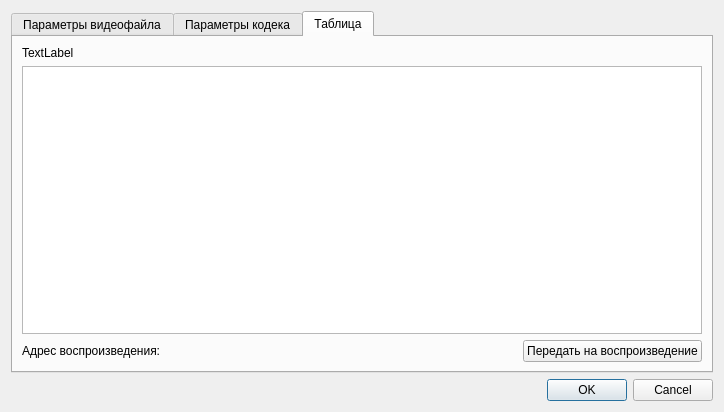
<?xml version="1.0" encoding="UTF-8"?>
<ui version="4.0">
 <class>Param</class>
 <widget class="QDialog" name="Param">
  <property name="geometry">
   <rect>
    <x>0</x>
    <y>0</y>
    <width>724</width>
    <height>412</height>
   </rect>
  </property>
  <property name="windowTitle">
   <string>Настройки видеообъекта</string>
  </property>
  <layout class="QGridLayout" name="gridLayout">
   <item row="0" column="0">
    <layout class="QVBoxLayout" name="verticalLayout">
     <item>
      <widget class="QTabWidget" name="tabWidget">
       <property name="currentIndex">
        <number>2</number>
       </property>
       <widget class="QWidget" name="tab">
        <attribute name="title">
         <string>Параметры видеофайла</string>
        </attribute>
        <widget class="QGroupBox" name="groupMedia">
         <property name="geometry">
          <rect>
           <x>10</x>
           <y>30</y>
           <width>571</width>
           <height>211</height>
          </rect>
         </property>
         <property name="title">
          <string>Media</string>
         </property>
         <widget class="QLabel" name="labelName">
          <property name="geometry">
           <rect>
            <x>20</x>
            <y>40</y>
            <width>141</width>
            <height>21</height>
           </rect>
          </property>
          <property name="text">
           <string>Адрес потока видео URL:</string>
          </property>
         </widget>
         <widget class="QLineEdit" name="editName">
          <property name="geometry">
           <rect>
            <x>100</x>
            <y>90</y>
            <width>351</width>
            <height>20</height>
           </rect>
          </property>
          <property name="text">
           <string>test</string>
          </property>
         </widget>
         <widget class="QLineEdit" name="editPath">
          <property name="geometry">
           <rect>
            <x>170</x>
            <y>150</y>
            <width>241</width>
            <height>20</height>
           </rect>
          </property>
         </widget>
         <widget class="QLineEdit" name="editUrl">
          <property name="geometry">
           <rect>
            <x>170</x>
            <y>40</y>
            <width>279</width>
            <height>20</height>
           </rect>
          </property>
          <property name="text">
           <string>rtsp://172.254.128.16:8554/1</string>
          </property>
         </widget>
         <widget class="QLabel" name="labelPath">
          <property name="geometry">
           <rect>
            <x>20</x>
            <y>90</y>
            <width>71</width>
            <height>21</height>
           </rect>
          </property>
          <property name="text">
           <string>Имя файла:</string>
          </property>
         </widget>
         <widget class="QLabel" name="labelUrl">
          <property name="geometry">
           <rect>
            <x>20</x>
            <y>150</y>
            <width>141</width>
            <height>21</height>
           </rect>
          </property>
          <property name="text">
           <string>Путь сохраняемого файла:</string>
          </property>
         </widget>
         <widget class="QToolButton" name="buttonBrowse">
          <property name="geometry">
           <rect>
            <x>420</x>
            <y>150</y>
            <width>25</width>
            <height>19</height>
           </rect>
          </property>
          <property name="text">
           <string>...</string>
          </property>
         </widget>
        </widget>
       </widget>
       <widget class="QWidget" name="tab_2">
        <attribute name="title">
         <string>Параметры кодека</string>
        </attribute>
        <widget class="QGroupBox" name="groupSettings">
         <property name="geometry">
          <rect>
           <x>10</x>
           <y>30</y>
           <width>571</width>
           <height>201</height>
          </rect>
         </property>
         <property name="title">
          <string>Параметры</string>
         </property>
         <widget class="QLabel" name="labelMux">
          <property name="geometry">
           <rect>
            <x>30</x>
            <y>40</y>
            <width>59</width>
            <height>21</height>
           </rect>
          </property>
          <property name="text">
           <string>Mux</string>
          </property>
         </widget>
         <widget class="QLabel" name="labelVideo">
          <property name="geometry">
           <rect>
            <x>30</x>
            <y>90</y>
            <width>71</width>
            <height>21</height>
           </rect>
          </property>
          <property name="text">
           <string>Video codec</string>
          </property>
         </widget>
         <widget class="QComboBox" name="comboVideo">
          <property name="geometry">
           <rect>
            <x>188</x>
            <y>100</y>
            <width>171</width>
            <height>22</height>
           </rect>
          </property>
         </widget>
         <widget class="QComboBox" name="comboMux">
          <property name="geometry">
           <rect>
            <x>188</x>
            <y>50</y>
            <width>171</width>
            <height>22</height>
           </rect>
          </property>
         </widget>
         <widget class="QComboBox" name="comboAudio">
          <property name="geometry">
           <rect>
            <x>188</x>
            <y>150</y>
            <width>171</width>
            <height>22</height>
           </rect>
          </property>
         </widget>
         <widget class="QLabel" name="labelAudio">
          <property name="geometry">
           <rect>
            <x>30</x>
            <y>150</y>
            <width>59</width>
            <height>21</height>
           </rect>
          </property>
          <property name="text">
           <string>Audiocodec</string>
          </property>
         </widget>
        </widget>
       </widget>
       <widget class="QWidget" name="tab_3">
        <attribute name="title">
         <string>Таблица</string>
        </attribute>
        <layout class="QGridLayout" name="gridLayout_3">
         <item row="0" column="0">
          <layout class="QGridLayout" name="gridLayout_2">
           <item row="2" column="0">
            <widget class="QTableView" name="tableView"/>
           </item>
           <item row="3" column="0">
            <layout class="QHBoxLayout" name="horizontalLayout">
             <item>
              <widget class="QLabel" name="label_2">
               <property name="minimumSize">
                <size>
                 <width>100</width>
                 <height>0</height>
                </size>
               </property>
               <property name="maximumSize">
                <size>
                 <width>200</width>
                 <height>16777215</height>
                </size>
               </property>
               <property name="text">
                <string>Адрес воспроизведения:</string>
               </property>
              </widget>
             </item>
             <item>
              <widget class="QLabel" name="url">
               <property name="minimumSize">
                <size>
                 <width>300</width>
                 <height>0</height>
                </size>
               </property>
               <property name="maximumSize">
                <size>
                 <width>400</width>
                 <height>16777215</height>
                </size>
               </property>
               <property name="text">
                <string>&lt;null&gt;</string>
               </property>
              </widget>
             </item>
             <item>
              <spacer name="horizontalSpacer">
               <property name="orientation">
                <enum>Qt::Horizontal</enum>
               </property>
               <property name="sizeHint" stdset="0">
                <size>
                 <width>40</width>
                 <height>20</height>
                </size>
               </property>
              </spacer>
             </item>
             <item>
              <widget class="QPushButton" name="play">
               <property name="text">
                <string>Передать на воспроизведение</string>
               </property>
              </widget>
             </item>
            </layout>
           </item>
           <item row="1" column="0">
            <widget class="QLabel" name="label">
             <property name="minimumSize">
              <size>
               <width>200</width>
               <height>0</height>
              </size>
             </property>
             <property name="maximumSize">
              <size>
               <width>400</width>
               <height>16777215</height>
              </size>
             </property>
             <property name="text">
              <string>TextLabel</string>
             </property>
            </widget>
           </item>
          </layout>
         </item>
        </layout>
       </widget>
      </widget>
     </item>
     <item>
      <widget class="QDialogButtonBox" name="buttonBox">
       <property name="orientation">
        <enum>Qt::Horizontal</enum>
       </property>
       <property name="standardButtons">
        <set>QDialogButtonBox::Cancel|QDialogButtonBox::Ok</set>
       </property>
      </widget>
     </item>
    </layout>
   </item>
  </layout>
 </widget>
 <resources/>
 <connections>
  <connection>
   <sender>buttonBox</sender>
   <signal>accepted()</signal>
   <receiver>Param</receiver>
   <slot>accept()</slot>
   <hints>
    <hint type="sourcelabel">
     <x>248</x>
     <y>254</y>
    </hint>
    <hint type="destinationlabel">
     <x>157</x>
     <y>274</y>
    </hint>
   </hints>
  </connection>
  <connection>
   <sender>buttonBox</sender>
   <signal>rejected()</signal>
   <receiver>Param</receiver>
   <slot>reject()</slot>
   <hints>
    <hint type="sourcelabel">
     <x>316</x>
     <y>260</y>
    </hint>
    <hint type="destinationlabel">
     <x>286</x>
     <y>274</y>
    </hint>
   </hints>
  </connection>
 </connections>
</ui>
